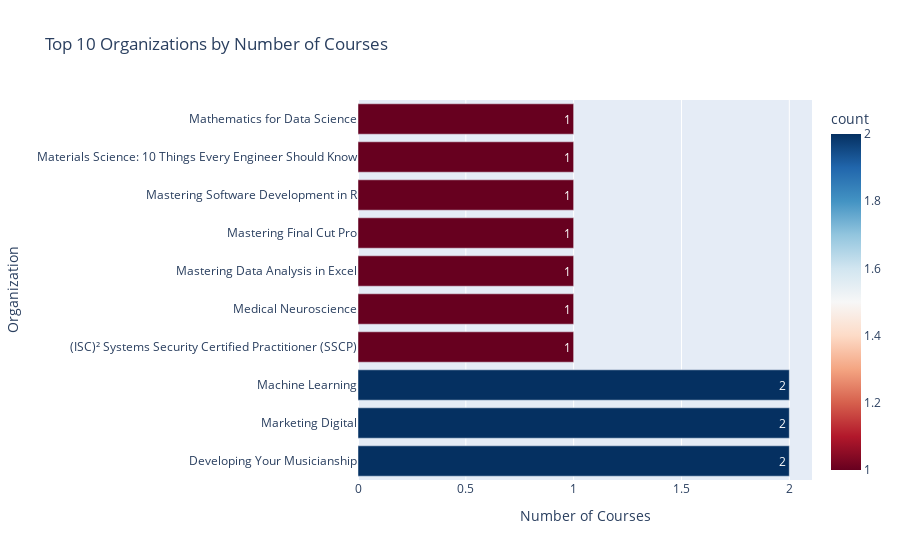

The notebook cell saved with this chart:
### Markdown cell above
Most courses are Beginner-friendly, making Coursera more accessible. Professional Certificate programs tend to be easier (likely to attract more learners). Advanced courses are quite rare – there is a gap for expert-level in COursera.

### Code cell
df_top_10_orgs = df['course_organization'].value_counts().head(10).reset_index()
df_top_10_orgs.columns = ['course_organization', 'count']

fig = px.bar(df_top_10_orgs, 
             x='count', 
             y='course_organization', 
             text='count',
             title='Top 10 Organizations by Number of Courses',
             orientation='h', 
             color='count', 
             color_continuous_scale='RdBu')

fig.update_layout(xaxis_title='Number of Courses', 
                  yaxis_title='Organization', 
                  hovermode='y unified')

fig.show()

### Figure 1 — Plotly figure (JSON) as saved in the notebook; plotly's stock layout.template omitted (floating-point values rounded to 4 significant figures)
{"data": [{"alignmentgroup": "True", "hovertemplate": "count=%{marker.color}<br>course_organization=%{y}<extra></extra>", "legendgroup": "", "marker": {"color": [2, 2, 2, 1, 1, 1, 1, 1, 1, 1], "coloraxis": "coloraxis", "pattern": {"shape": ""}}, "name": "", "offsetgroup": "", "orientation": "h", "showlegend": false, "text": [2, 2, 2, 1, 1, 1, 1, 1, 1, 1], "textposition": "auto", "type": "bar", "x": [2, 2, 2, 1, 1, 1, 1, 1, 1, 1], "xaxis": "x", "y": ["Developing Your Musicianship", "Marketing Digital", "Machine Learning", "(ISC)² Systems Security Certified Practitioner (SSCP)", "Medical Neuroscience", "Mastering Data Analysis in Excel", "Mastering Final Cut Pro", "Mastering Software Development in R", "Materials Science: 10 Things Every Engineer Should Know", "Mathematics for Data Science"], "yaxis": "y"}], "layout": {"autosize": true, "barmode": "relative", "coloraxis": {"colorbar": {"title": {"text": "count"}}, "colorscale": [[0, "rgb(103,0,31)"], [0.1, "rgb(178,24,43)"], [0.2, "rgb(214,96,77)"], [0.3, "rgb(244,165,130)"], [0.4, "rgb(253,219,199)"], [0.5, "rgb(247,247,247)"], [0.6, "rgb(209,229,240)"], [0.7, "rgb(146,197,222)"], [0.8, "rgb(67,147,195)"], [0.9, "rgb(33,102,172)"], [1, "rgb(5,48,97)"]]}, "hovermode": "y unified", "legend": {"tracegroupgap": 0}, "title": {"text": "Top 10 Organizations by Number of Courses"}, "xaxis": {"anchor": "y", "autorange": true, "domain": [0, 1], "range": [0, 2.105], "title": {"text": "Number of Courses"}, "type": "linear"}, "yaxis": {"anchor": "x", "autorange": true, "domain": [0, 1], "range": [-0.5, 9.5], "title": {"text": "Organization"}, "type": "category"}}}
